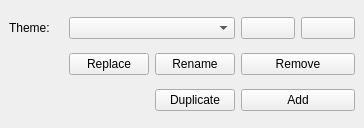
<?xml version="1.0" encoding="UTF-8"?>
<ui version="4.0">
 <class>SelectorDockWidgetBase</class>
 <widget class="QDockWidget" name="SelectorDockWidgetBase">
  <property name="geometry">
   <rect>
    <x>0</x>
    <y>0</y>
    <width>364</width>
    <height>128</height>
   </rect>
  </property>
  <property name="features">
   <set>QDockWidget::DockWidgetFloatable|QDockWidget::DockWidgetMovable</set>
  </property>
  <property name="windowTitle">
   <string>ThemeSelector</string>
  </property>
  <widget class="QWidget" name="dockWidgetContents">
   <layout class="QGridLayout" name="gridLayout">
    <item row="3" column="4">
     <widget class="QPushButton" name="pushButton_rename">
      <property name="toolTip">
       <string>Rename theme</string>
      </property>
      <property name="text">
       <string>Rename</string>
      </property>
     </widget>
    </item>
    <item row="0" column="0">
     <widget class="QLabel" name="label">
      <property name="text">
       <string>Theme:</string>
      </property>
     </widget>
    </item>
    <item row="0" column="5">
     <widget class="QPushButton" name="pushButton_up">
      <property name="toolTip">
       <string>Ctrl-Up Shortcut</string>
      </property>
      <property name="whatsThis">
       <string>Change Theme with button</string>
      </property>
      <property name="text">
       <string/>
      </property>
      <property name="shortcut">
       <string>Ctrl+Up</string>
      </property>
     </widget>
    </item>
    <item row="0" column="6">
     <widget class="QPushButton" name="pushButton_down">
      <property name="toolTip">
       <string>Ctrl-Down Shortcut</string>
      </property>
      <property name="whatsThis">
       <string>Change Theme with button</string>
      </property>
      <property name="text">
       <string/>
      </property>
      <property name="shortcut">
       <string>Ctrl+Down</string>
      </property>
     </widget>
    </item>
    <item row="3" column="5" colspan="2">
     <widget class="QPushButton" name="pushButton_remove">
      <property name="toolTip">
       <string>Remove theme</string>
      </property>
      <property name="text">
       <string>Remove</string>
      </property>
      <property name="checkable">
       <bool>false</bool>
      </property>
      <property name="checked">
       <bool>false</bool>
      </property>
     </widget>
    </item>
    <item row="0" column="3" colspan="2">
     <widget class="QComboBox" name="PresetComboBox">
      <property name="toolTip">
       <string>Themebox</string>
      </property>
     </widget>
    </item>
    <item row="3" column="3">
     <widget class="QPushButton" name="pushButton_replace">
      <property name="toolTip">
       <string>Replace theme in dropdown box with what is actually on map</string>
      </property>
      <property name="text">
       <string>Replace</string>
      </property>
     </widget>
    </item>
    <item row="4" column="4">
     <widget class="QPushButton" name="pushButton_duplicate">
      <property name="toolTip">
       <string>Duplicate theme</string>
      </property>
      <property name="text">
       <string>Duplicate</string>
      </property>
     </widget>
    </item>
    <item row="4" column="5" colspan="2">
     <widget class="QPushButton" name="pushButton_add">
      <property name="toolTip">
       <string>Add shown map layers as new theme</string>
      </property>
      <property name="text">
       <string>Add</string>
      </property>
     </widget>
    </item>
   </layout>
  </widget>
 </widget>
 <tabstops>
  <tabstop>PresetComboBox</tabstop>
 </tabstops>
 <resources/>
 <connections/>
</ui>
